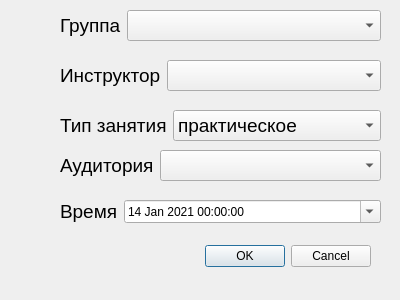
<?xml version="1.0" encoding="UTF-8"?>
<ui version="4.0">
 <class>AddLessonDialog</class>
 <widget class="QDialog" name="AddLessonDialog">
  <property name="geometry">
   <rect>
    <x>0</x>
    <y>0</y>
    <width>400</width>
    <height>300</height>
   </rect>
  </property>
  <property name="windowTitle">
   <string>Dialog</string>
  </property>
  <widget class="QDialogButtonBox" name="buttonBox">
   <property name="geometry">
    <rect>
     <x>30</x>
     <y>240</y>
     <width>341</width>
     <height>32</height>
    </rect>
   </property>
   <property name="orientation">
    <enum>Qt::Horizontal</enum>
   </property>
   <property name="standardButtons">
    <set>QDialogButtonBox::Cancel|QDialogButtonBox::Ok</set>
   </property>
  </widget>
  <widget class="QWidget" name="formLayoutWidget">
   <property name="geometry">
    <rect>
     <x>60</x>
     <y>10</y>
     <width>321</width>
     <height>38</height>
    </rect>
   </property>
   <layout class="QFormLayout" name="formLayout">
    <item row="0" column="1">
     <widget class="QComboBox" name="groupComboBox">
      <property name="font">
       <font>
        <pointsize>14</pointsize>
       </font>
      </property>
     </widget>
    </item>
    <item row="0" column="0">
     <widget class="QLabel" name="label">
      <property name="font">
       <font>
        <pointsize>14</pointsize>
       </font>
      </property>
      <property name="text">
       <string>Группа</string>
      </property>
     </widget>
    </item>
   </layout>
  </widget>
  <widget class="QWidget" name="formLayoutWidget_2">
   <property name="geometry">
    <rect>
     <x>60</x>
     <y>60</y>
     <width>321</width>
     <height>38</height>
    </rect>
   </property>
   <layout class="QFormLayout" name="formLayout_2">
    <item row="0" column="0">
     <widget class="QLabel" name="label_2">
      <property name="font">
       <font>
        <pointsize>14</pointsize>
       </font>
      </property>
      <property name="text">
       <string>Инструктор</string>
      </property>
     </widget>
    </item>
    <item row="0" column="1">
     <widget class="QComboBox" name="instructorComboBox">
      <property name="font">
       <font>
        <pointsize>14</pointsize>
       </font>
      </property>
     </widget>
    </item>
   </layout>
  </widget>
  <widget class="QWidget" name="formLayoutWidget_3">
   <property name="geometry">
    <rect>
     <x>60</x>
     <y>110</y>
     <width>321</width>
     <height>45</height>
    </rect>
   </property>
   <layout class="QFormLayout" name="formLayout_3">
    <item row="0" column="0">
     <widget class="QLabel" name="label_3">
      <property name="font">
       <font>
        <pointsize>14</pointsize>
       </font>
      </property>
      <property name="text">
       <string>Тип занятия</string>
      </property>
     </widget>
    </item>
    <item row="0" column="1">
     <widget class="QComboBox" name="lessonTypeComboBox">
      <property name="font">
       <font>
        <pointsize>14</pointsize>
       </font>
      </property>
      <item>
       <property name="text">
        <string>практическое</string>
       </property>
      </item>
      <item>
       <property name="text">
        <string>теоретическое</string>
       </property>
      </item>
     </widget>
    </item>
   </layout>
  </widget>
  <widget class="QWidget" name="formLayoutWidget_4">
   <property name="geometry">
    <rect>
     <x>60</x>
     <y>150</y>
     <width>321</width>
     <height>45</height>
    </rect>
   </property>
   <layout class="QFormLayout" name="formLayout_4">
    <item row="1" column="1">
     <widget class="QComboBox" name="roomComboBox">
      <property name="font">
       <font>
        <pointsize>14</pointsize>
       </font>
      </property>
     </widget>
    </item>
    <item row="1" column="0">
     <widget class="QLabel" name="label_4">
      <property name="font">
       <font>
        <pointsize>14</pointsize>
       </font>
      </property>
      <property name="text">
       <string>Аудитория</string>
      </property>
     </widget>
    </item>
   </layout>
  </widget>
  <widget class="QWidget" name="formLayoutWidget_5">
   <property name="geometry">
    <rect>
     <x>60</x>
     <y>200</y>
     <width>321</width>
     <height>30</height>
    </rect>
   </property>
   <layout class="QFormLayout" name="formLayout_5">
    <item row="0" column="0">
     <widget class="QLabel" name="label_5">
      <property name="font">
       <font>
        <pointsize>14</pointsize>
       </font>
      </property>
      <property name="text">
       <string>Время</string>
      </property>
     </widget>
    </item>
    <item row="0" column="1">
     <widget class="QDateTimeEdit" name="dateTimeEdit">
      <property name="date">
       <date>
        <year>2021</year>
        <month>1</month>
        <day>14</day>
       </date>
      </property>
      <property name="maximumDateTime">
       <datetime>
        <hour>23</hour>
        <minute>59</minute>
        <second>59</second>
        <year>2100</year>
        <month>12</month>
        <day>31</day>
       </datetime>
      </property>
      <property name="minimumDateTime">
       <datetime>
        <hour>0</hour>
        <minute>0</minute>
        <second>0</second>
        <year>2021</year>
        <month>1</month>
        <day>1</day>
       </datetime>
      </property>
      <property name="calendarPopup">
       <bool>true</bool>
      </property>
     </widget>
    </item>
   </layout>
  </widget>
 </widget>
 <resources/>
 <connections>
  <connection>
   <sender>buttonBox</sender>
   <signal>accepted()</signal>
   <receiver>AddLessonDialog</receiver>
   <slot>accept()</slot>
   <hints>
    <hint type="sourcelabel">
     <x>248</x>
     <y>254</y>
    </hint>
    <hint type="destinationlabel">
     <x>157</x>
     <y>274</y>
    </hint>
   </hints>
  </connection>
  <connection>
   <sender>buttonBox</sender>
   <signal>rejected()</signal>
   <receiver>AddLessonDialog</receiver>
   <slot>reject()</slot>
   <hints>
    <hint type="sourcelabel">
     <x>316</x>
     <y>260</y>
    </hint>
    <hint type="destinationlabel">
     <x>286</x>
     <y>274</y>
    </hint>
   </hints>
  </connection>
 </connections>
</ui>
